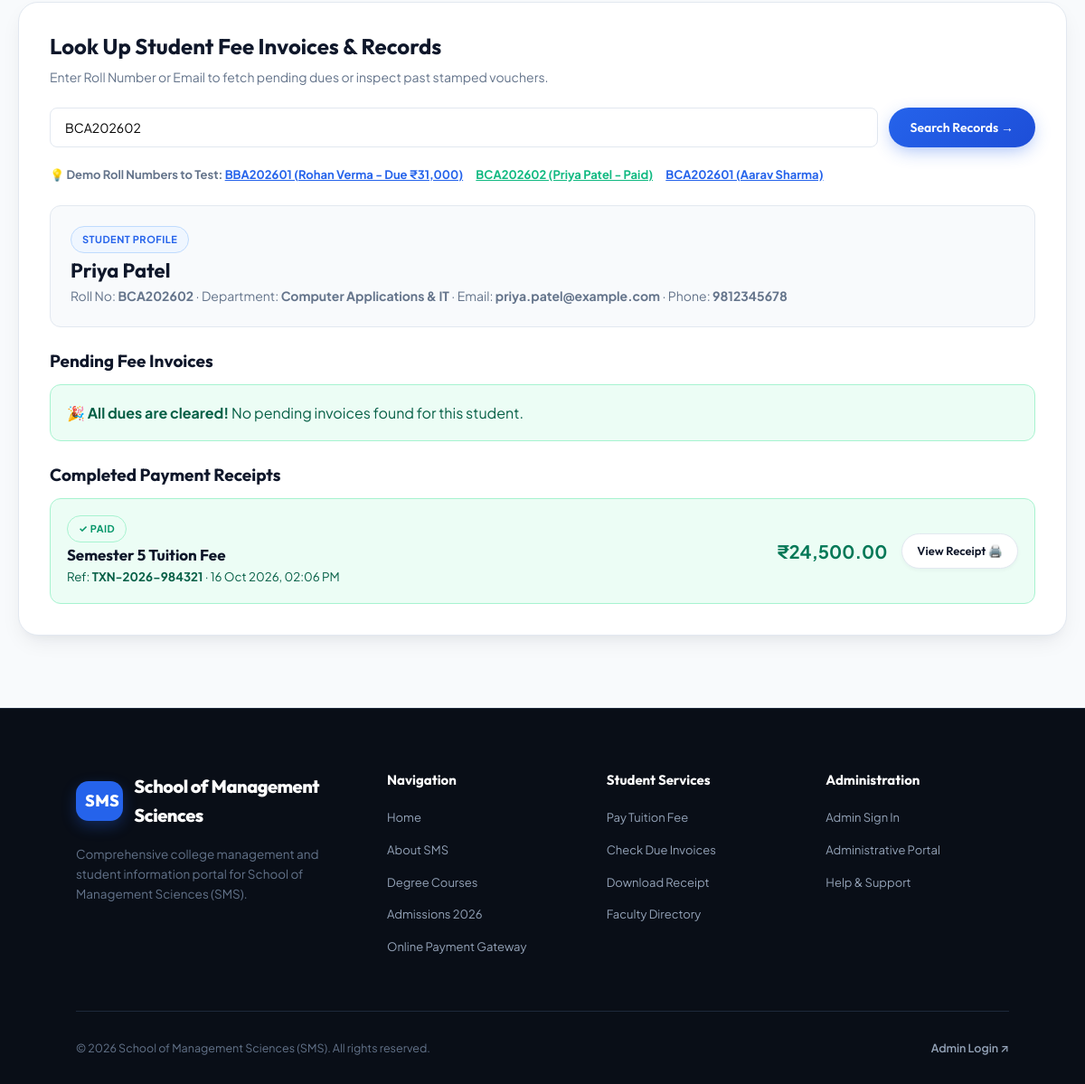
/payment.php?active=search&search_query=BCA202602 (lower part), run on an earlier commit of the app's database.
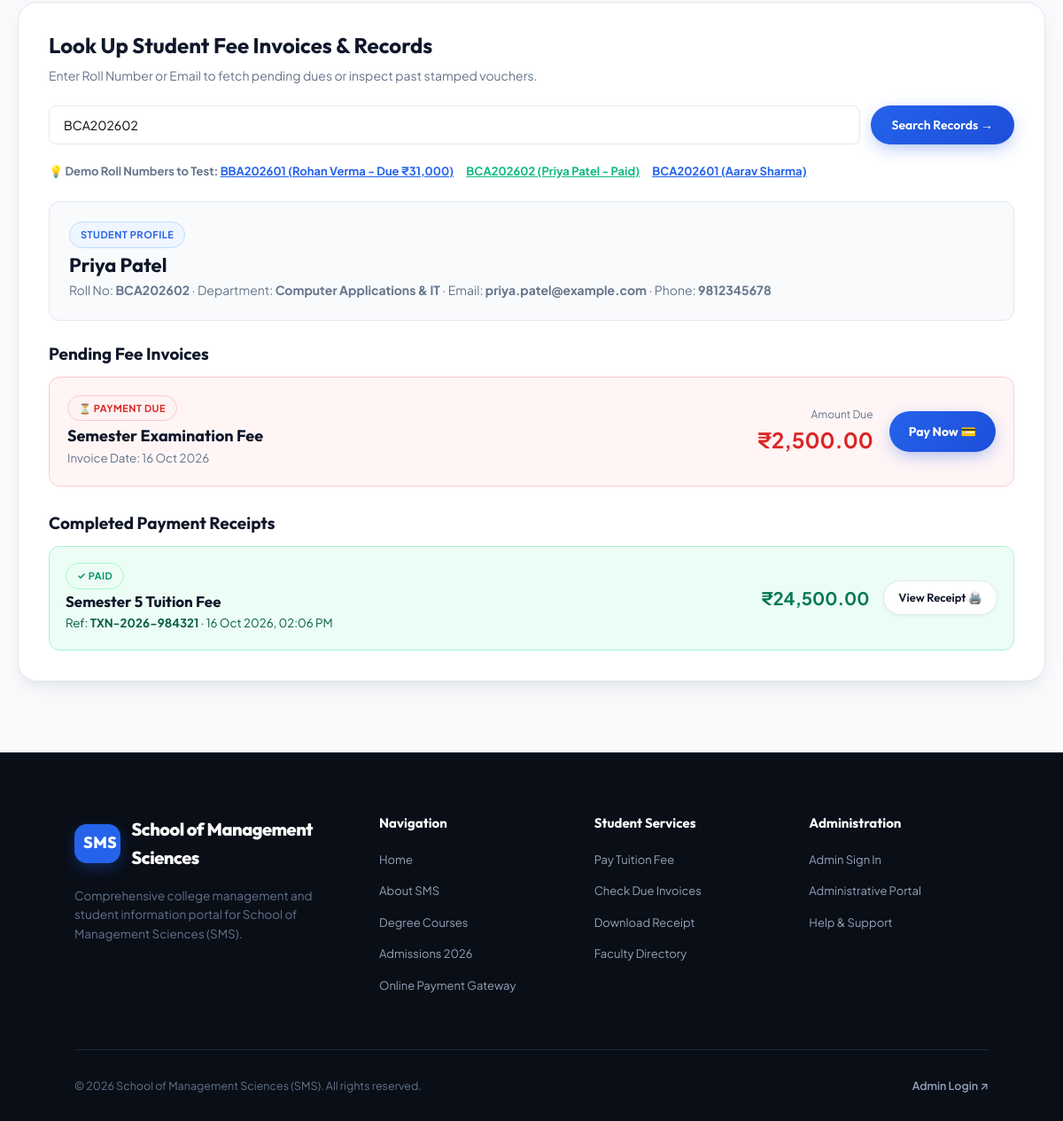
And on a later commit of the database.
### tables this page shows
CREATE TABLE IF NOT EXISTS fees (
    id INT AUTO_INCREMENT PRIMARY KEY,
    student_id INT NOT NULL,
    amount DECIMAL(10,2) NOT NULL DEFAULT 0,
    status ENUM('Pending','Paid') NOT NULL DEFAULT 'Pending',
    transaction_id VARCHAR(100) NULL,
    payment_mode VARCHAR(50) DEFAULT 'Online UPI',
    payment_date DATETIME NULL,
    remarks VARCHAR(255) NULL,
    created_at TIMESTAMP DEFAULT CURRENT_TIMESTAMP,
    FOREIGN KEY(student_id) REFERENCES students(id) ON DELETE CASCADE
);

### payment.php (the view, shortened to what the changed rows need)
<?php
$pdo = db();
$transactionReceipt = null;
$searchedStudent = null;
$pendingFees = [];
$paidFees = [];
$activeTab = $_GET['active'] ?? 'quick_pay';
if (isset($_GET['search_query']) && trim($_GET['search_query']) !== '') {
    $query = trim($_GET['search_query']);
    if (strpos(strtoupper($query), 'TXN-') === 0) {
        try {
            $txnSearch = $pdo->prepare("
                SELECT f.*, s.student_name, s.roll_no, s.email, s.phone, b.branch_name
                FROM fees f
                JOIN students s ON s.id = f.student_id
                LEFT JOIN branches b ON b.id = s.branch_id
                WHERE f.transaction_id = ?
            ");
            $txnSearch->execute([$query]);
            $transactionReceipt = $txnSearch->fetch();
            if ($transactionReceipt) {
                $activeTab = 'receipt';
            } else {
                $alert_error = "No transaction record found with Reference: " . htmlspecialchars($query);
                $activeTab = 'track';
            }
        } catch (Throwable $e) {
            $alert_error = "Error locating transaction: " . htmlspecialchars($e->getMessage());
            $activeTab = 'track';
        }
    } else {
        $activeTab = 'search';
        try {
            $stQuery = $pdo->prepare("
                SELECT s.*, b.branch_name
                FROM students s
                LEFT JOIN branches b ON b.id = s.branch_id
                WHERE s.roll_no = ? OR s.email = ?
            ");
            $stQuery->execute([$query, $query]);
            $searchedStudent = $stQuery->fetch();
            if ($searchedStudent) {
                $fQuery = $pdo->prepare("SELECT * FROM fees WHERE student_id = ? ORDER BY id DESC");
                $fQuery->execute([$searchedStudent['id']]);
                $allFees = $fQuery->fetchAll();
                foreach ($allFees as $fee) {
                    if ($fee['status'] === 'Paid') {
                        $paidFees[] = $fee;
                    } else {
                        $pendingFees[] = $fee;
                    }
                }
            } else {
                $alert_error = "No student record found with Roll Number or Email: " . htmlspecialchars($query);
            }
        } catch (Throwable $e) {
            $alert_error = "Error searching student records: " . htmlspecialchars($e->getMessage());
        }
    }
}
?>
<!doctype html>
<html lang="en">
<head>
  <link rel="stylesheet" href="assets/style.css?v=<?= time() ?>">
</head>
<body>
  <main class="pay-container">
    <?php if ($activeTab === 'receipt' && $transactionReceipt): ?>
      <div class="pay-card" style="border: 2px solid #10b981;">
        <div style="display: flex; justify-content: space-between; align-items: center; flex-wrap: wrap; gap: 14px; margin-bottom: 22px; border-bottom: 1px solid var(--border); padding-bottom: 16px;">
          <div>
            <span class="badge badge-success" style="font-size: 13px;">✓ PAYMENT CONFIRMED & VERIFIED</span>
            <h2 style="font-size: 24px; margin-top: 6px;">Institutional Digital Fee Receipt</h2>
          </div>
          <div class="no-print" style="display: flex; gap: 10px;">
            <button class="btn btn-secondary" onclick="window.print()" style="padding: 10px 18px;">
              🖨️ Print / Save as PDF
            </button>
            <a href="payment.php?active=quick_pay" class="btn" style="padding: 10px 18px;">
              + Make Another Payment
            </a>
            <a href="payment.php?active=search&search_query=<?= urlencode($transactionReceipt['roll_no']) ?>" class="btn btn-secondary" style="padding: 10px 18px;">
              View Student History
            </a>
          </div>
        </div>
        <div class="receipt-wrapper" style="margin: 0; box-shadow: none; border: 1px solid var(--border);">
          <div class="receipt-header">
            <div class="receipt-title">
              <h2 style="font-size: 22px; color: var(--primary);">SCHOOL OF MANAGEMENT SCIENCES (SMS)</h2>
              <p>Autonomous Institution Accredited 'A++' by NAAC · Approved by AICTE, New Delhi</p>
              <p>Campus Accounts & Treasury Bureau · Official Digital Transaction Counter</p>
            </div>
            <div class="receipt-badge">
              <div class="receipt-stamp">PAID & VERIFIED</div>
              <div style="margin-top: 6px; font-size: 11px; color: var(--text-muted);">
                Issued: <?= date('d M Y, h:i A', strtotime($transactionReceipt['payment_date'] ?? 'now')) ?>
              </div>
            </div>
          </div>
          <table class="receipt-table">
            <tr>
              <td>Receipt / Voucher No:</td>
              <td><strong>#REC-<?= str_pad((string)$transactionReceipt['id'], 6, '0', STR_PAD_LEFT) ?></strong></td>
              <td>Transaction Reference:</td>
              <td><strong style="color: var(--primary);"><?= htmlspecialchars($transactionReceipt['transaction_id']) ?></strong></td>
            </tr>
            <tr>
              <td>Student Name:</td>
              <td><strong><?= htmlspecialchars($transactionReceipt['student_name']) ?></strong></td>
              <td>Roll / Enrollment No:</td>
              <td><strong><?= htmlspecialchars($transactionReceipt['roll_no']) ?></strong></td>
            </tr>
            <tr>
              <td>Course / Academic Branch:</td>
              <td><?= htmlspecialchars($transactionReceipt['branch_name'] ?? 'General Studies') ?></td>
              <td>Payment Channel:</td>
              <td><strong><?= htmlspecialchars($transactionReceipt['payment_mode']) ?></strong></td>
            </tr>
            <tr>
              <td>Student Email:</td>
              <td><?= htmlspecialchars($transactionReceipt['email'] ?: 'N/A') ?></td>
              <td>Student Contact Phone:</td>
              <td><?= htmlspecialchars($transactionReceipt['phone'] ?: 'N/A') ?></td>
            </tr>
            <tr>
              <td>Fee Category / Purpose:</td>
              <td colspan="3"><strong style="color: var(--text-main);"><?= htmlspecialchars($transactionReceipt['remarks'] ?: 'Tuition Fee') ?></strong></td>
            </tr>
          </table>
          <table class="receipt-table" style="margin-top: 14px;">
            <thead>
              <tr style="background: #f1f5f9;">
                <th style="padding: 10px; text-align: left; font-size: 12px;">Fee Component Description</th>
                <th style="padding: 10px; text-align: right; font-size: 12px; width: 150px;">Amount (INR)</th>
              </tr>
            </thead>
            <tbody>
              <tr>
                <td><?= htmlspecialchars($transactionReceipt['remarks'] ?: 'Semester Tuition Fee') ?></td>
                <td style="text-align: right; font-weight: 600;">₹<?= number_format((float)$transactionReceipt['amount'], 2) ?></td>
              </tr>
              <tr>
                <td>Digital Gateway Convenience Surcharge</td>
                <td style="text-align: right; color: var(--accent-teal); font-weight: 600;">₹0.00 (Waived)</td>
              </tr>
              <tr>
                <td>GST / Central Education Cess</td>
                <td style="text-align: right; color: var(--text-muted);">₹0.00 (Exempted)</td>
              </tr>
              <tr style="background: #f8fafc; font-size: 15px;">
                <td><strong>Total Paid Amount:</strong></td>
                <td style="text-align: right;"><strong style="color: var(--primary); font-size: 19px;">₹<?= number_format((float)$transactionReceipt['amount'], 2) ?></strong></td>
              </tr>
            </tbody>
          </table>
          <div class="receipt-footer">
            <div class="receipt-qr">
              <img src="https://api.qrserver.com/v1/create-qr-code/?size=100x100&data=<?= urlencode('SMS-COLLEGE-VERIFIED-TXN:' . $transactionReceipt['transaction_id'] . '|ROLL:' . $transactionReceipt['roll_no'] . '|INR:' . $transactionReceipt['amount']) ?>" alt="Authentication QR">
              <small>Scan to verify authenticity on college server</small>
            </div>
            <div class="receipt-sign">
              <div class="receipt-seal">SMS ACCOUNTS SEAL</div>
              <div class="receipt-line"></div>
              <p>Authorized Finance Officer<br><small>School of Management Sciences</small></p>
            </div>
          </div>
        </div>
      </div>
    <?php elseif ($activeTab === 'search'): ?>
      <div class="pay-card">
        <h2 style="font-size: 24px; margin-bottom: 8px;">Look Up Student Fee Invoices & Records</h2>
        <p style="color: var(--text-muted); font-size: 14px; margin-bottom: 22px;">
          Enter Roll Number or Email to fetch pending dues or inspect past stamped vouchers.
        </p>
        <form method="get" action="payment.php" style="display: flex; gap: 12px; flex-wrap: wrap; margin-bottom: 20px;">
          <input class="form-control" name="search_query" value="<?= htmlspecialchars($_GET['search_query'] ?? '') ?>" placeholder="Enter Roll No (e.g. BBA202601, BCA202601, BCA202602)" style="flex: 1; min-width: 250px;" required>
          <button class="btn" type="submit">Search Records →</button>
        </form>
        <div style="font-size: 13px; color: var(--text-muted); margin-bottom: 24px;">
          💡 <strong>Demo Roll Numbers to Test:</strong>
          <a href="payment.php?active=search&search_query=BBA202601" style="color: var(--primary); font-weight: 700; margin-right: 12px;">BBA202601 (Rohan Verma - Due ₹31,000)</a>
          <a href="payment.php?active=search&search_query=BCA202602" style="color: var(--accent-teal); font-weight: 700; margin-right: 12px;">BCA202602 (Priya Patel - Paid)</a>
          <a href="payment.php?active=search&search_query=BCA202601" style="color: var(--primary); font-weight: 700;">BCA202601 (Aarav Sharma)</a>
        </div>
        <?php if ($searchedStudent): ?>
          <div style="background: #f8fafc; border: 1px solid var(--border); border-radius: 12px; padding: 22px; margin-bottom: 26px;">
            <span class="badge badge-primary">STUDENT PROFILE</span>
            <h3 style="font-size: 22px; margin-top: 6px;"><?= htmlspecialchars($searchedStudent['student_name']) ?></h3>
            <p style="font-size: 14px; color: var(--text-muted); margin-top: 4px;">
            </p>
          </div>
          <h3 style="font-size: 19px; margin-bottom: 14px;">Pending Fee Invoices</h3>
          <?php if (empty($pendingFees)): ?>
            <div style="background: #ecfdf5; border: 1px solid #a7f3d0; border-radius: 12px; padding: 18px; margin-bottom: 26px; color: #065f46;">
              🎉 <strong>All dues are cleared!</strong> No pending invoices found for this student.
            </div>
          <?php else: ?>
            <div style="display: grid; gap: 14px; margin-bottom: 30px;">
              <?php foreach ($pendingFees as $pItem): ?>
                <div style="border: 1px solid #fecaca; background: #fff5f5; border-radius: 12px; padding: 20px; display: flex; justify-content: space-between; align-items: center; flex-wrap: wrap; gap: 14px;">
                  <div>
                    <span class="badge badge-danger">⏳ PAYMENT DUE</span>
                    <h4 style="font-size: 18px; margin-top: 6px;"><?= htmlspecialchars($pItem['remarks'] ?: 'Semester Tuition Fee') ?></h4>
                    <small style="color: var(--text-muted);">Invoice Date: <?= date('d M Y', strtotime($pItem['created_at'])) ?></small>
                  </div>
                  <div style="text-align: right; display: flex; align-items: center; gap: 18px;">
                    <div>
                      <span style="font-size: 12px; color: var(--text-muted); display: block;">Amount Due</span>
                      <strong style="font-size: 24px; color: #dc2626;">₹<?= number_format((float)$pItem['amount'], 2) ?></strong>
                    </div>
                    <a href="payment.php?active=quick_pay&fee_id=<?= $pItem['id'] ?>" class="btn" style="padding: 12px 22px; font-weight: 700;">
                      Pay Now 💳
                    </a>
                  </div>
                </div>
              <?php endforeach; ?>
            </div>
          <?php endif; ?>
          <h3 style="font-size: 19px; margin-bottom: 14px;">Completed Payment Receipts</h3>
          <?php if (empty($paidFees)): ?>
            <p style="color: var(--text-muted); font-size: 13.5px;">No completed payments recorded yet.</p>
          <?php else: ?>
            <div style="display: grid; gap: 12px;">
              <?php foreach ($paidFees as $pdItem): ?>
                <div style="border: 1px solid #a7f3d0; background: #ecfdf5; border-radius: 12px; padding: 18px; display: flex; justify-content: space-between; align-items: center; flex-wrap: wrap; gap: 12px;">
                  <div>
                    <span class="badge badge-success">✓ PAID</span>
                    <h4 style="font-size: 17px; margin-top: 4px;"><?= htmlspecialchars($pdItem['remarks'] ?: 'Fee Payment') ?></h4>
                    <small style="color: #065f46;">Ref: <strong><?= htmlspecialchars($pdItem['transaction_id'] ?: 'N/A') ?></strong> · <?= date('d M Y, h:i A', strtotime($pdItem['payment_date'] ?? $pdItem['created_at'])) ?></small>
                  </div>
                  <div style="text-align: right; display: flex; align-items: center; gap: 16px;">
                    <strong style="font-size: 20px; color: #047857;">₹<?= number_format((float)$pdItem['amount'], 2) ?></strong>
                    <a href="payment.php?search_query=<?= urlencode($pdItem['transaction_id']) ?>" class="btn btn-secondary" style="padding: 8px 16px; font-size: 13px;">
                      View Receipt 🖨️
                    </a>
                  </div>
                </div>
              <?php endforeach; ?>
            </div>
          <?php endif; ?>
        <?php endif; ?>
      </div>
    <?php endif; ?>
  </main>
</body>
</html>

What changed in the data, as far as the page shows it:
added fees: remarks "Semester Examination Fee", created_at "16 Oct 2026", amount "2,500.00", shown under "Pending Fee Invoices"
Also different on the page:
text no longer shown: "🎉 All dues are cleared! No pending invoices found for this student."
